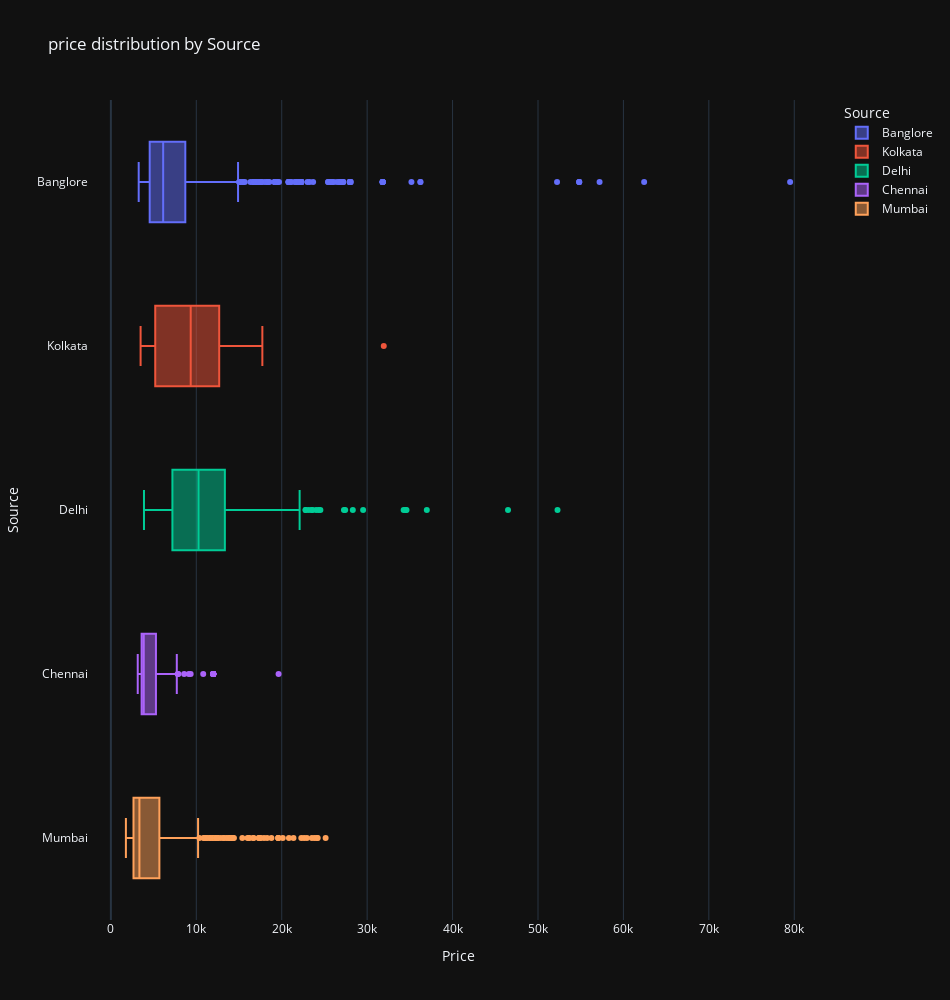

Notebook source saved alongside this figure:
### Markdown cell above
**insights**
* Jet Airways Bussiness has highest fare.
* Trujet has negligible distribution

### Code cell
fig = px.box(
            train_df,
            x='Price',
            y='Source',
            color='Source',
            template='plotly_dark',
            title='price distribution by Source',)


fig.update_layout(
            autosize=False,
            width=950,
            height=1000,)

### Figure 1 — Plotly figure (JSON) as saved in the notebook; plotly's stock layout.template omitted (floating-point values rounded to 4 significant figures; data arrays with more than 128 entries replaced by an {"elided": "..."} marker saying what was removed)
{"data": [{"alignmentgroup": "True", "hovertemplate": "Source=%{y}<br>Price=%{x}<extra></extra>", "legendgroup": "Banglore", "marker": {"color": "#636efa"}, "name": "Banglore", "notched": false, "offsetgroup": "Banglore", "orientation": "h", "showlegend": true, "type": "box", "x": {"elided": "2197 int values"}, "x0": " ", "xaxis": "x", "y": {"elided": "2197 str values"}, "y0": " ", "yaxis": "y"}, {"alignmentgroup": "True", "hovertemplate": "Source=%{y}<br>Price=%{x}<extra></extra>", "legendgroup": "Kolkata", "marker": {"color": "#EF553B"}, "name": "Kolkata", "notched": false, "offsetgroup": "Kolkata", "orientation": "h", "showlegend": true, "type": "box", "x": {"elided": "2871 int values"}, "x0": " ", "xaxis": "x", "y": {"elided": "2871 str values"}, "y0": " ", "yaxis": "y"}, {"alignmentgroup": "True", "hovertemplate": "Source=%{y}<br>Price=%{x}<extra></extra>", "legendgroup": "Delhi", "marker": {"color": "#00cc96"}, "name": "Delhi", "notched": false, "offsetgroup": "Delhi", "orientation": "h", "showlegend": true, "type": "box", "x": {"elided": "4536 int values"}, "x0": " ", "xaxis": "x", "y": {"elided": "4536 str values"}, "y0": " ", "yaxis": "y"}, {"alignmentgroup": "True", "hovertemplate": "Source=%{y}<br>Price=%{x}<extra></extra>", "legendgroup": "Chennai", "marker": {"color": "#ab63fa"}, "name": "Chennai", "notched": false, "offsetgroup": "Chennai", "orientation": "h", "showlegend": true, "type": "box", "x": {"elided": "381 int values"}, "x0": " ", "xaxis": "x", "y": {"elided": "381 str values"}, "y0": " ", "yaxis": "y"}, {"alignmentgroup": "True", "hovertemplate": "Source=%{y}<br>Price=%{x}<extra></extra>", "legendgroup": "Mumbai", "marker": {"color": "#FFA15A"}, "name": "Mumbai", "notched": false, "offsetgroup": "Mumbai", "orientation": "h", "showlegend": true, "type": "box", "x": {"elided": "697 int values"}, "x0": " ", "xaxis": "x", "y": {"elided": "697 str values"}, "y0": " ", "yaxis": "y"}], "layout": {"autosize": false, "boxmode": "overlay", "height": 1000, "legend": {"title": {"text": "Source"}, "tracegroupgap": 0}, "title": {"text": "price distribution by Source"}, "width": 950, "xaxis": {"anchor": "y", "domain": [0.0, 1.0], "title": {"text": "Price"}}, "yaxis": {"anchor": "x", "categoryarray": ["Mumbai", "Chennai", "Delhi", "Kolkata", "Banglore"], "categoryorder": "array", "domain": [0.0, 1.0], "title": {"text": "Source"}}}}
